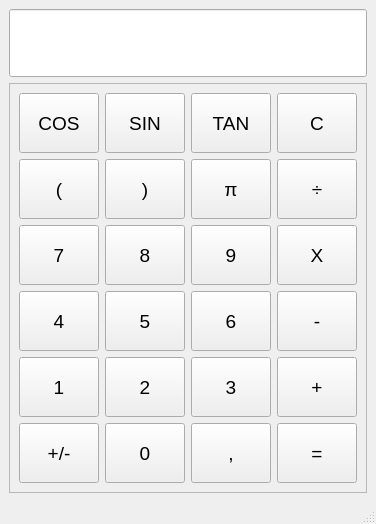
<?xml version="1.0" encoding="UTF-8"?>
<ui version="4.0">
 <class>MainWindow</class>
 <widget class="QMainWindow" name="MainWindow">
  <property name="geometry">
   <rect>
    <x>0</x>
    <y>0</y>
    <width>376</width>
    <height>524</height>
   </rect>
  </property>
  <property name="windowTitle">
   <string>MainWindow</string>
  </property>
  <widget class="QWidget" name="centralwidget">
   <layout class="QVBoxLayout" name="verticalLayout">
    <item>
     <widget class="QLineEdit" name="le_formula_box">
      <property name="minimumSize">
       <size>
        <width>0</width>
        <height>68</height>
       </size>
      </property>
      <property name="font">
       <font>
        <pointsize>18</pointsize>
       </font>
      </property>
      <property name="alignment">
       <set>Qt::AlignRight|Qt::AlignTrailing|Qt::AlignVCenter</set>
      </property>
     </widget>
    </item>
    <item>
     <widget class="QFrame" name="frame">
      <property name="frameShape">
       <enum>QFrame::StyledPanel</enum>
      </property>
      <property name="frameShadow">
       <enum>QFrame::Raised</enum>
      </property>
      <layout class="QGridLayout" name="gridLayout">
       <item row="1" column="0">
        <widget class="QPushButton" name="btn_open_bracket">
         <property name="sizePolicy">
          <sizepolicy hsizetype="Minimum" vsizetype="MinimumExpanding">
           <horstretch>0</horstretch>
           <verstretch>0</verstretch>
          </sizepolicy>
         </property>
         <property name="minimumSize">
          <size>
           <width>0</width>
           <height>60</height>
          </size>
         </property>
         <property name="font">
          <font>
           <pointsize>14</pointsize>
          </font>
         </property>
         <property name="text">
          <string>(</string>
         </property>
        </widget>
       </item>
       <item row="5" column="2">
        <widget class="QPushButton" name="btn_coma">
         <property name="sizePolicy">
          <sizepolicy hsizetype="Minimum" vsizetype="MinimumExpanding">
           <horstretch>0</horstretch>
           <verstretch>0</verstretch>
          </sizepolicy>
         </property>
         <property name="minimumSize">
          <size>
           <width>0</width>
           <height>60</height>
          </size>
         </property>
         <property name="font">
          <font>
           <pointsize>14</pointsize>
          </font>
         </property>
         <property name="text">
          <string>,</string>
         </property>
        </widget>
       </item>
       <item row="3" column="0">
        <widget class="QPushButton" name="btn_num_4">
         <property name="sizePolicy">
          <sizepolicy hsizetype="Minimum" vsizetype="MinimumExpanding">
           <horstretch>0</horstretch>
           <verstretch>0</verstretch>
          </sizepolicy>
         </property>
         <property name="minimumSize">
          <size>
           <width>0</width>
           <height>60</height>
          </size>
         </property>
         <property name="font">
          <font>
           <pointsize>14</pointsize>
          </font>
         </property>
         <property name="text">
          <string>4</string>
         </property>
        </widget>
       </item>
       <item row="2" column="0">
        <widget class="QPushButton" name="btn_num_7">
         <property name="sizePolicy">
          <sizepolicy hsizetype="Minimum" vsizetype="MinimumExpanding">
           <horstretch>0</horstretch>
           <verstretch>0</verstretch>
          </sizepolicy>
         </property>
         <property name="minimumSize">
          <size>
           <width>0</width>
           <height>60</height>
          </size>
         </property>
         <property name="font">
          <font>
           <pointsize>14</pointsize>
          </font>
         </property>
         <property name="text">
          <string>7</string>
         </property>
        </widget>
       </item>
       <item row="3" column="3">
        <widget class="QPushButton" name="btn_substraction">
         <property name="sizePolicy">
          <sizepolicy hsizetype="Minimum" vsizetype="MinimumExpanding">
           <horstretch>0</horstretch>
           <verstretch>0</verstretch>
          </sizepolicy>
         </property>
         <property name="minimumSize">
          <size>
           <width>0</width>
           <height>60</height>
          </size>
         </property>
         <property name="font">
          <font>
           <pointsize>14</pointsize>
          </font>
         </property>
         <property name="text">
          <string>-</string>
         </property>
        </widget>
       </item>
       <item row="4" column="0">
        <widget class="QPushButton" name="btn_num_1">
         <property name="sizePolicy">
          <sizepolicy hsizetype="Minimum" vsizetype="MinimumExpanding">
           <horstretch>0</horstretch>
           <verstretch>0</verstretch>
          </sizepolicy>
         </property>
         <property name="minimumSize">
          <size>
           <width>0</width>
           <height>60</height>
          </size>
         </property>
         <property name="font">
          <font>
           <pointsize>14</pointsize>
          </font>
         </property>
         <property name="text">
          <string>1</string>
         </property>
        </widget>
       </item>
       <item row="5" column="3">
        <widget class="QPushButton" name="btn_equal">
         <property name="sizePolicy">
          <sizepolicy hsizetype="Minimum" vsizetype="MinimumExpanding">
           <horstretch>0</horstretch>
           <verstretch>0</verstretch>
          </sizepolicy>
         </property>
         <property name="minimumSize">
          <size>
           <width>0</width>
           <height>60</height>
          </size>
         </property>
         <property name="font">
          <font>
           <pointsize>14</pointsize>
          </font>
         </property>
         <property name="text">
          <string>=</string>
         </property>
        </widget>
       </item>
       <item row="0" column="2">
        <widget class="QPushButton" name="btn_tan">
         <property name="sizePolicy">
          <sizepolicy hsizetype="Minimum" vsizetype="MinimumExpanding">
           <horstretch>0</horstretch>
           <verstretch>0</verstretch>
          </sizepolicy>
         </property>
         <property name="minimumSize">
          <size>
           <width>0</width>
           <height>60</height>
          </size>
         </property>
         <property name="font">
          <font>
           <pointsize>14</pointsize>
          </font>
         </property>
         <property name="text">
          <string>TAN</string>
         </property>
        </widget>
       </item>
       <item row="2" column="3">
        <widget class="QPushButton" name="btn_multiplication">
         <property name="sizePolicy">
          <sizepolicy hsizetype="Minimum" vsizetype="MinimumExpanding">
           <horstretch>0</horstretch>
           <verstretch>0</verstretch>
          </sizepolicy>
         </property>
         <property name="minimumSize">
          <size>
           <width>0</width>
           <height>60</height>
          </size>
         </property>
         <property name="font">
          <font>
           <pointsize>14</pointsize>
          </font>
         </property>
         <property name="text">
          <string>X</string>
         </property>
        </widget>
       </item>
       <item row="3" column="2">
        <widget class="QPushButton" name="btn_num_6">
         <property name="sizePolicy">
          <sizepolicy hsizetype="Minimum" vsizetype="MinimumExpanding">
           <horstretch>0</horstretch>
           <verstretch>0</verstretch>
          </sizepolicy>
         </property>
         <property name="minimumSize">
          <size>
           <width>0</width>
           <height>60</height>
          </size>
         </property>
         <property name="font">
          <font>
           <pointsize>14</pointsize>
          </font>
         </property>
         <property name="text">
          <string>6</string>
         </property>
        </widget>
       </item>
       <item row="1" column="2">
        <widget class="QPushButton" name="btn_pi">
         <property name="sizePolicy">
          <sizepolicy hsizetype="Minimum" vsizetype="MinimumExpanding">
           <horstretch>0</horstretch>
           <verstretch>0</verstretch>
          </sizepolicy>
         </property>
         <property name="minimumSize">
          <size>
           <width>0</width>
           <height>60</height>
          </size>
         </property>
         <property name="font">
          <font>
           <pointsize>14</pointsize>
          </font>
         </property>
         <property name="text">
          <string>π</string>
         </property>
        </widget>
       </item>
       <item row="4" column="1">
        <widget class="QPushButton" name="btn_num_2">
         <property name="sizePolicy">
          <sizepolicy hsizetype="Minimum" vsizetype="MinimumExpanding">
           <horstretch>0</horstretch>
           <verstretch>0</verstretch>
          </sizepolicy>
         </property>
         <property name="minimumSize">
          <size>
           <width>0</width>
           <height>60</height>
          </size>
         </property>
         <property name="font">
          <font>
           <pointsize>14</pointsize>
          </font>
         </property>
         <property name="text">
          <string>2</string>
         </property>
        </widget>
       </item>
       <item row="2" column="2">
        <widget class="QPushButton" name="btn_num_9">
         <property name="sizePolicy">
          <sizepolicy hsizetype="Minimum" vsizetype="MinimumExpanding">
           <horstretch>0</horstretch>
           <verstretch>0</verstretch>
          </sizepolicy>
         </property>
         <property name="minimumSize">
          <size>
           <width>0</width>
           <height>60</height>
          </size>
         </property>
         <property name="font">
          <font>
           <pointsize>14</pointsize>
          </font>
         </property>
         <property name="text">
          <string>9</string>
         </property>
        </widget>
       </item>
       <item row="1" column="1">
        <widget class="QPushButton" name="btn_close_bracket">
         <property name="sizePolicy">
          <sizepolicy hsizetype="Minimum" vsizetype="MinimumExpanding">
           <horstretch>0</horstretch>
           <verstretch>0</verstretch>
          </sizepolicy>
         </property>
         <property name="minimumSize">
          <size>
           <width>0</width>
           <height>60</height>
          </size>
         </property>
         <property name="font">
          <font>
           <pointsize>14</pointsize>
          </font>
         </property>
         <property name="text">
          <string>)</string>
         </property>
        </widget>
       </item>
       <item row="0" column="1">
        <widget class="QPushButton" name="btn_sin">
         <property name="sizePolicy">
          <sizepolicy hsizetype="Minimum" vsizetype="MinimumExpanding">
           <horstretch>0</horstretch>
           <verstretch>0</verstretch>
          </sizepolicy>
         </property>
         <property name="minimumSize">
          <size>
           <width>0</width>
           <height>60</height>
          </size>
         </property>
         <property name="font">
          <font>
           <pointsize>14</pointsize>
          </font>
         </property>
         <property name="text">
          <string>SIN</string>
         </property>
        </widget>
       </item>
       <item row="0" column="0">
        <widget class="QPushButton" name="btn_cos">
         <property name="sizePolicy">
          <sizepolicy hsizetype="Minimum" vsizetype="MinimumExpanding">
           <horstretch>0</horstretch>
           <verstretch>0</verstretch>
          </sizepolicy>
         </property>
         <property name="minimumSize">
          <size>
           <width>0</width>
           <height>60</height>
          </size>
         </property>
         <property name="font">
          <font>
           <pointsize>14</pointsize>
          </font>
         </property>
         <property name="text">
          <string>COS</string>
         </property>
        </widget>
       </item>
       <item row="4" column="2">
        <widget class="QPushButton" name="btn_num_3">
         <property name="sizePolicy">
          <sizepolicy hsizetype="Minimum" vsizetype="MinimumExpanding">
           <horstretch>0</horstretch>
           <verstretch>0</verstretch>
          </sizepolicy>
         </property>
         <property name="minimumSize">
          <size>
           <width>0</width>
           <height>60</height>
          </size>
         </property>
         <property name="font">
          <font>
           <pointsize>14</pointsize>
          </font>
         </property>
         <property name="text">
          <string>3</string>
         </property>
        </widget>
       </item>
       <item row="1" column="3">
        <widget class="QPushButton" name="btn_divide">
         <property name="sizePolicy">
          <sizepolicy hsizetype="Minimum" vsizetype="MinimumExpanding">
           <horstretch>0</horstretch>
           <verstretch>0</verstretch>
          </sizepolicy>
         </property>
         <property name="minimumSize">
          <size>
           <width>0</width>
           <height>60</height>
          </size>
         </property>
         <property name="font">
          <font>
           <pointsize>14</pointsize>
          </font>
         </property>
         <property name="text">
          <string>÷</string>
         </property>
        </widget>
       </item>
       <item row="5" column="0">
        <widget class="QPushButton" name="btn_plus_minus">
         <property name="sizePolicy">
          <sizepolicy hsizetype="Minimum" vsizetype="MinimumExpanding">
           <horstretch>0</horstretch>
           <verstretch>0</verstretch>
          </sizepolicy>
         </property>
         <property name="minimumSize">
          <size>
           <width>0</width>
           <height>60</height>
          </size>
         </property>
         <property name="font">
          <font>
           <pointsize>14</pointsize>
          </font>
         </property>
         <property name="text">
          <string>+/-</string>
         </property>
        </widget>
       </item>
       <item row="3" column="1">
        <widget class="QPushButton" name="btn_num_5">
         <property name="sizePolicy">
          <sizepolicy hsizetype="Minimum" vsizetype="MinimumExpanding">
           <horstretch>0</horstretch>
           <verstretch>0</verstretch>
          </sizepolicy>
         </property>
         <property name="minimumSize">
          <size>
           <width>0</width>
           <height>60</height>
          </size>
         </property>
         <property name="font">
          <font>
           <pointsize>14</pointsize>
          </font>
         </property>
         <property name="text">
          <string>5</string>
         </property>
        </widget>
       </item>
       <item row="4" column="3">
        <widget class="QPushButton" name="btn_add">
         <property name="sizePolicy">
          <sizepolicy hsizetype="Minimum" vsizetype="MinimumExpanding">
           <horstretch>0</horstretch>
           <verstretch>0</verstretch>
          </sizepolicy>
         </property>
         <property name="minimumSize">
          <size>
           <width>0</width>
           <height>60</height>
          </size>
         </property>
         <property name="font">
          <font>
           <pointsize>14</pointsize>
          </font>
         </property>
         <property name="text">
          <string>+</string>
         </property>
        </widget>
       </item>
       <item row="0" column="3">
        <widget class="QPushButton" name="btn_clear">
         <property name="sizePolicy">
          <sizepolicy hsizetype="Minimum" vsizetype="MinimumExpanding">
           <horstretch>0</horstretch>
           <verstretch>0</verstretch>
          </sizepolicy>
         </property>
         <property name="minimumSize">
          <size>
           <width>0</width>
           <height>60</height>
          </size>
         </property>
         <property name="font">
          <font>
           <pointsize>14</pointsize>
          </font>
         </property>
         <property name="text">
          <string>C</string>
         </property>
        </widget>
       </item>
       <item row="2" column="1">
        <widget class="QPushButton" name="btn_num_8">
         <property name="sizePolicy">
          <sizepolicy hsizetype="Minimum" vsizetype="MinimumExpanding">
           <horstretch>0</horstretch>
           <verstretch>0</verstretch>
          </sizepolicy>
         </property>
         <property name="minimumSize">
          <size>
           <width>0</width>
           <height>60</height>
          </size>
         </property>
         <property name="font">
          <font>
           <pointsize>14</pointsize>
          </font>
         </property>
         <property name="text">
          <string>8</string>
         </property>
        </widget>
       </item>
       <item row="5" column="1">
        <widget class="QPushButton" name="btn_num_0">
         <property name="sizePolicy">
          <sizepolicy hsizetype="Minimum" vsizetype="MinimumExpanding">
           <horstretch>0</horstretch>
           <verstretch>0</verstretch>
          </sizepolicy>
         </property>
         <property name="minimumSize">
          <size>
           <width>0</width>
           <height>60</height>
          </size>
         </property>
         <property name="font">
          <font>
           <pointsize>14</pointsize>
          </font>
         </property>
         <property name="text">
          <string>0</string>
         </property>
        </widget>
       </item>
      </layout>
     </widget>
    </item>
   </layout>
  </widget>
  <widget class="QStatusBar" name="statusbar"/>
 </widget>
 <resources/>
 <connections/>
</ui>
